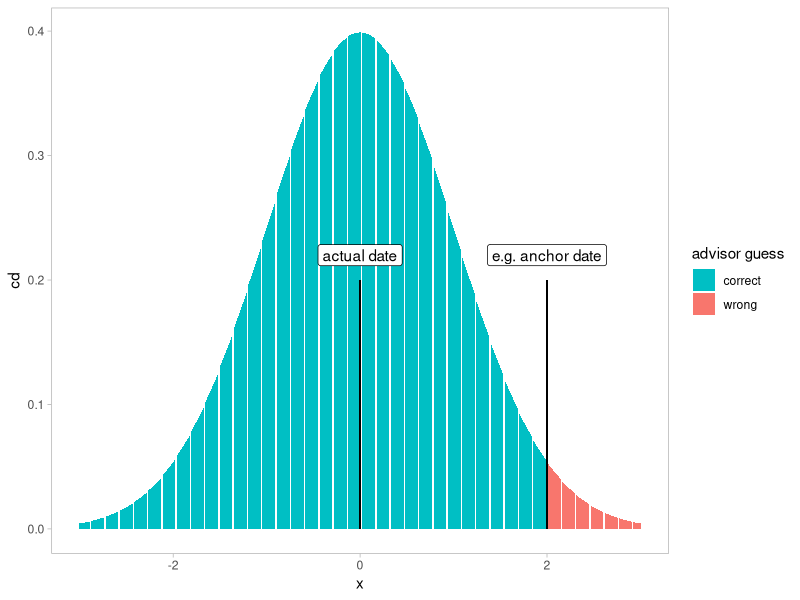
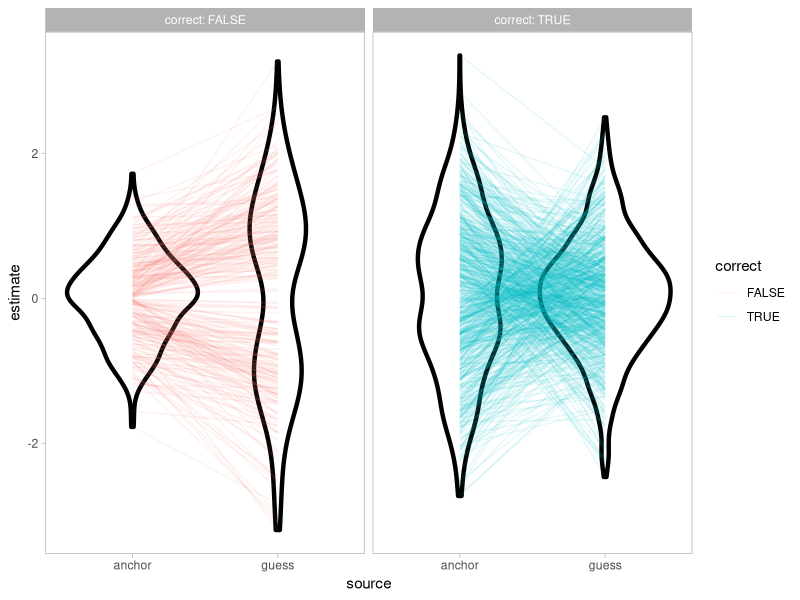
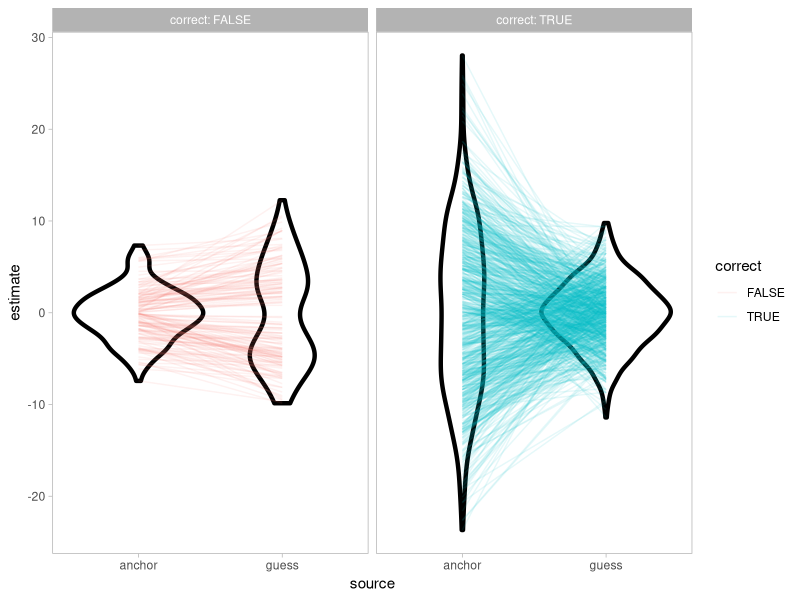
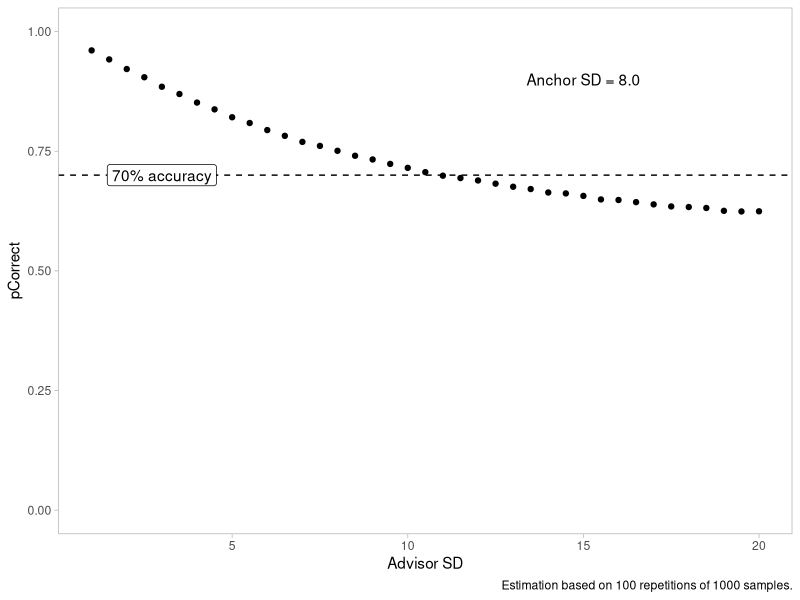
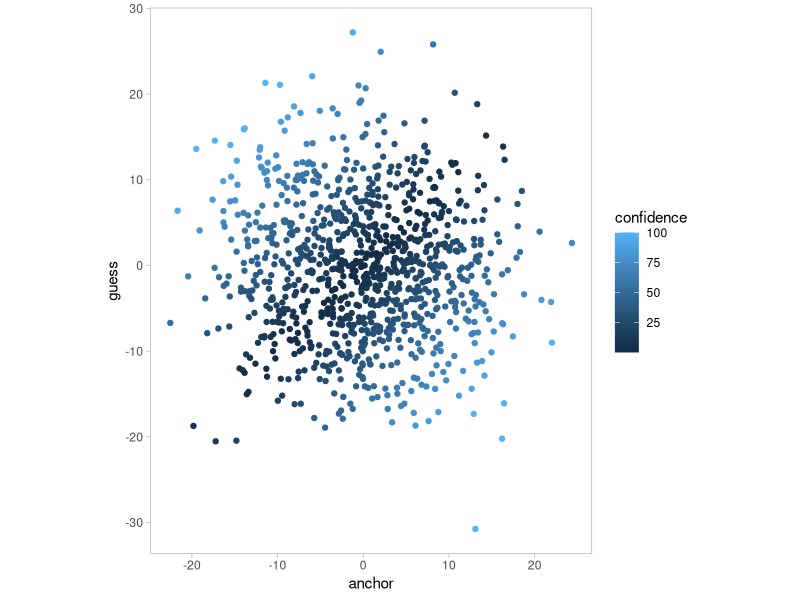
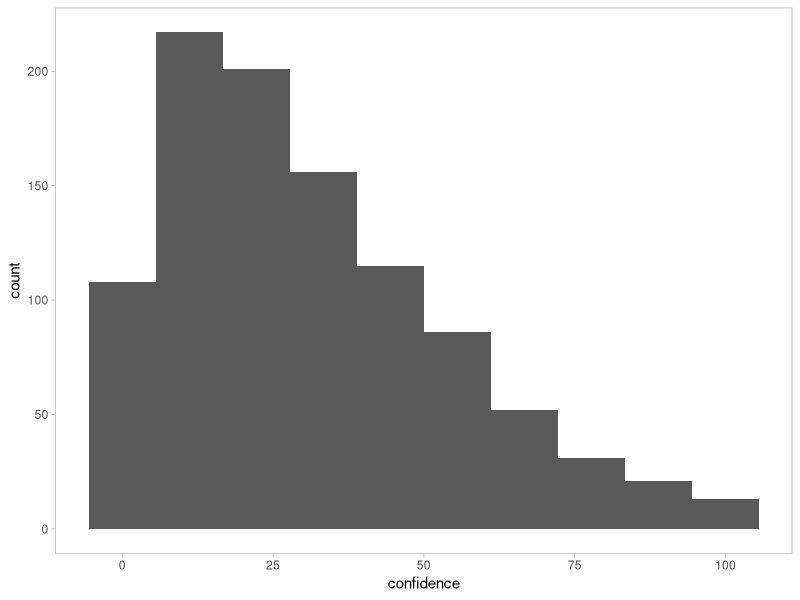
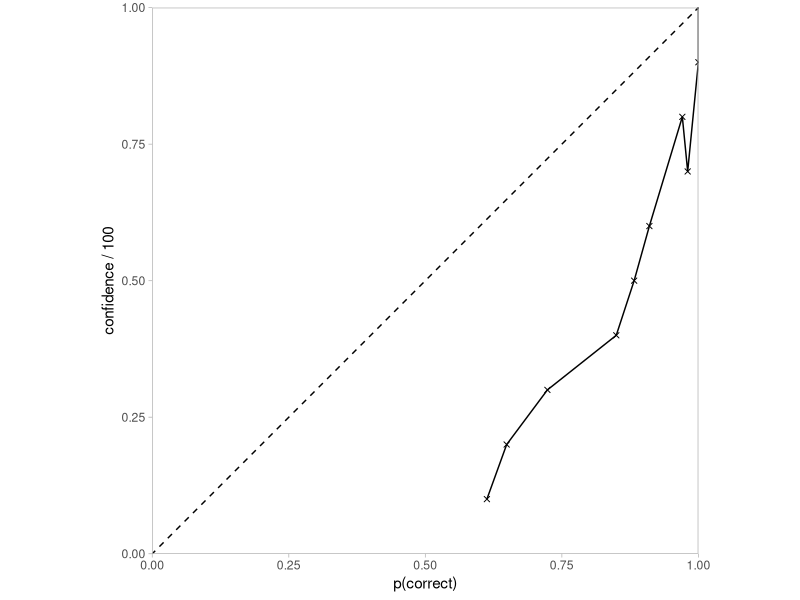
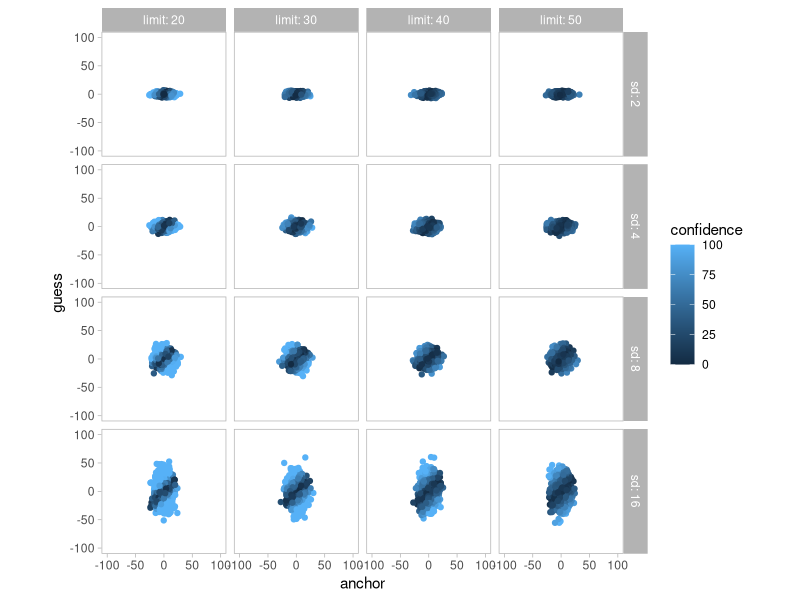

Write R code to recreate these figures, in order.
## ---- chunk 1
library(tidyverse)

theme_set(
  theme_light() + 
    theme(panel.grid.minor = element_blank(),
          panel.grid.major = element_blank())
  )
## ---- chunk 2
n <- 100000
x <- tibble(
  x = seq(-3, 3, .01),
  cd = dnorm(x),
  ans = if_else(x < 2, "correct", "wrong")
)

x %>% ggplot(aes(x = x, y = cd)) +
  geom_col(aes(fill = ans)) + 
  annotate(geom = "rect", fill = "black", 
           xmin = -.01, ymin = 0, xmax = .01, ymax = .2) +
  annotate(geom = "label", x = 0, y = .22, label = "actual date") +
  annotate(geom = "rect", fill = "black", 
           xmin = 1.99, ymin = 0, xmax = 2.01, ymax = .2) +
  annotate(geom = "label", x = 2, y = .22, label = "e.g. anchor date") +
  scale_fill_discrete(h.start = 180, name = "advisor guess")
## ---- chunk 3
n <- 1000

x <- tibble(
  i = 1:n,
  anchor = rnorm(n),
  guess = rnorm(n),
  correct = abs(guess) < abs(anchor) | sign(guess) != sign(anchor)
)

x %>% gather("source", "estimate", anchor:guess) %>% 
  ggplot(aes(x = source, y = estimate, colour = correct)) +
  geom_violin(fill = NA, colour = "black", size = 1.5) + 
  geom_line(aes(group = i), alpha = .1) +
  facet_wrap(~correct, labeller = label_both)

x %>% summarise(pCorrect = mean(correct))
## ---- chunk 4
n <- 1000

x <- tibble(
  i = 1:n,
  anchor = rnorm(n, sd = 8),
  guess = rnorm(n, sd = 4),
  correct = abs(guess) < abs(anchor) | sign(guess) != sign(anchor)
)

x %>% gather("source", "estimate", anchor:guess) %>% 
  ggplot(aes(x = source, y = estimate, colour = correct)) +
  geom_violin(fill = NA, colour = "black", size = 1.5) + 
  geom_line(aes(group = i), alpha = .1) +
  facet_wrap(~correct, labeller = label_both)

x %>% summarise(pCorrect = mean(correct))
## ---- chunk 5

n <- 1000
r <- 100

d <- NULL

for (rep in 1:r) {
  x <- tibble(
    s = seq(1, 20, .5)
  ) %>% 
    group_by(s) %>%
    do(df = tibble(
      i = 1:n,
      anchor = rnorm(n, sd = 8),
      guess = rnorm(n, sd = .$s),
      correct = abs(guess) < abs(anchor) | sign(guess) != sign(anchor)
    ) %>%
      summarise(pCorrect = mean(correct))) %>%
    unnest(df)
  
  d <- rbind(d, x)
}

d %>% group_by(s) %>% summarise(pCorrect = mean(pCorrect))

ggplot(d, aes(x = s, y = pCorrect, group = s)) +
  stat_summary(geom = "point", fun.y = mean) +
  stat_summary(geom = "errorbar", fun.data = mean_cl_normal, width = 0) + 
  geom_hline(yintercept = .7, linetype = "dashed") +
  scale_y_continuous(limits = c(0, 1)) +
  labs(x = "Advisor SD",
       caption = paste("Estimation based on", 
                       r, "repetitions of", 
                       n, "samples.")) +
  annotate(geom = "text", x = 15, y = .9, label = "Anchor SD = 8.0") +
  annotate(geom = "label", x = 3, y = .7, label = "70% accuracy")
## ---- chunk 6

n <- 1000
limit <- 30

x <- tibble(
  i = 1:n,
  anchor = rnorm(n, sd = 8),
  guess = rnorm(n, sd = 8),
  correct = abs(guess) < abs(anchor) | sign(guess) != sign(anchor),
  confidence = pmin(100, pmax(0, abs(guess - anchor) / limit * 100))
)

ggplot(x, aes(x = anchor, y = guess, colour = confidence)) + 
  geom_point() +
  coord_fixed()

ggplot(x, aes(x = confidence)) + 
  geom_histogram(bins = 10)

f <- function(binRight, binWidth, data) {
  data %>% 
    filter(confidence > binRight - binWidth, confidence <= binRight) %>%
    pull(correct) %>%
    mean()
}

pCorrect <- tibble(
  bin = seq(10, 100, 10),
  pCor = map(bin, ~ f(., 10, x))
) %>% unnest_legacy()

ggplot(pCorrect, aes(y = bin / 100, x = pCor)) +
  geom_abline(linetype = 'dashed', intercept = 0, slope = 1) +
  geom_point(shape = 4) +
  geom_line() +
  coord_fixed() +
  scale_y_continuous(limits = c(0, 1), expand = c(0, 0)) +
  scale_x_continuous(limits = c(0, 1), expand = c(0, 0)) +
  labs(y = 'confidence / 100', x = 'p(correct)')

x <- x %>%
  mutate(bin = map(confidence, ~ 10 * min(which(seq(10, 100, 10) >= .)))) %>%
  unnest_legacy() %>%
  left_join(pCorrect, by = 'bin')

## ---- chunk 7
limits <- c(20, 30, 40, 50)
sds <- c(2, 4, 8, 16)

n <- 1000

x <- crossing(
  i = 1:n,
  limit = limits,
  sd = sds
)

x <- x %>%
  mutate(
    anchor = rnorm(n(), sd = 8),
    guess = rnorm(n(), sd = sd),
    correct = abs(guess) < abs(anchor) | sign(guess) != sign(anchor),
    confidence = round(pmin(100, pmax(0, abs(guess - anchor) / limit * 100)))
)

ggplot(x, aes(x = anchor, y = guess, colour = confidence)) + 
  geom_point() +
  coord_fixed() +
  scale_x_continuous(limits = c(-100, 100)) +
  scale_y_continuous(limits = c(-100, 100)) +
  facet_grid(sd ~ limit, labeller = label_both)

ggplot(x, aes(x = confidence)) + 
  geom_histogram(bins = 10) +
  facet_grid(sd ~ limit, labeller = label_both, scales = 'free_y')

x <- x %>%
  mutate(bin = map(confidence, ~ 10 * min(which(seq(10, 100, 10) >= .)))) %>%
  unnest_legacy() %>%
  nest(data = c(-bin, -limit, -sd)) %>%
  mutate(pCor = map(data, ~ mean(.x$correct))) %>%
  unnest_legacy(pCor) %>%
  unnest_legacy()

x %>%
  select(bin, limit, sd, pCor) %>%
  unique() %>%
  ggplot(aes(y = bin / 100, x = pCor)) +
  geom_abline(linetype = 'dashed', intercept = 0, slope = 1) +
  geom_point(shape = 4) +
  geom_line() +
  coord_fixed() +
  scale_y_continuous(limits = c(0, 1)) +
  scale_x_continuous(limits = c(0, 1)) +
  labs(y = 'confidence / 100', x = 'p(correct)') +
  facet_grid(sd ~ limit, labeller = label_both)

## ---- chunk 8

agents <- c('lowConf', 'highConf')
biases <- c(0, 30)
limit <- 30

n <- 1000

x <- crossing(
  i = 1:n,
  agent = agents
)

x <- x %>%
  mutate(
    bias = if_else(agent == 'lowConf', biases[1], biases[2]),
    anchor = rnorm(n(), sd = 8),
    guess = rnorm(n(), sd = 8),
    correct = abs(guess) < abs(anchor) | sign(guess) != sign(anchor),
    confidence = round(
      pmin(100, pmax(0, abs(guess - anchor) / limit * 100 + bias))
      )
)

ggplot(x, aes(x = anchor, y = guess, colour = confidence)) + 
  geom_point() +
  coord_fixed() +
  scale_x_continuous(limits = c(-100, 100)) +
  scale_y_continuous(limits = c(-100, 100)) +
  facet_wrap(~agent, labeller = label_both)

ggplot(x, aes(x = confidence, fill = agent)) + 
  geom_histogram(bins = 10, alpha = .5, position = position_identity())

x <- x %>%
  mutate(bin = map(confidence, ~ 10 * min(which(seq(10, 100, 10) >= .)))) %>%
  unnest_legacy() %>%
  nest(data = c(-bin, -agent)) %>%
  mutate(pCor = map(data, ~ mean(.x$correct))) %>%
  unnest_legacy(pCor) %>%
  unnest_legacy()

x %>%
  select(bin, agent, pCor) %>%
  unique() %>%
  ggplot(aes(y = bin / 100, x = pCor, colour = agent)) +
  geom_abline(linetype = 'dashed', intercept = 0, slope = 1) +
  geom_point(shape = 4) +
  geom_line() +
  coord_fixed() +
  scale_y_continuous(limits = c(0, 1)) +
  scale_x_continuous(limits = c(0, 1)) +
  labs(y = 'confidence / 100', x = 'p(correct)')

## ---- chunk 9
agents <- c('lowConf', 'highConf')
limits <- c(25, 40)

n <- 1000

x <- crossing(
  i = 1:n,
  agent = agents
)

x <- x %>%
  mutate(
    limit = if_else(agent == 'lowConf', limits[1], limits[2]),
    anchor = rnorm(n(), sd = 8),
    guess = rnorm(n(), sd = 8),
    correct = abs(guess) < abs(anchor) | sign(guess) != sign(anchor),
    confidence = round(
      pmin(100, pmax(0, abs(guess - anchor) / limit * 100))
      )
)

ggplot(x, aes(x = anchor, y = guess, colour = confidence)) + 
  geom_point() +
  coord_fixed() +
  scale_x_continuous(limits = c(-100, 100)) +
  scale_y_continuous(limits = c(-100, 100)) +
  facet_wrap(~agent, labeller = label_both)

ggplot(x, aes(x = confidence, fill = agent)) + 
  geom_histogram(bins = 10, alpha = .5, position = position_identity())

x <- x %>%
  mutate(bin = map(confidence, ~ 10 * min(which(seq(10, 100, 10) >= .)))) %>%
  unnest_legacy() %>%
  nest(data = c(-bin, -agent)) %>%
  mutate(pCor = map(data, ~ mean(.x$correct))) %>%
  unnest_legacy(pCor) %>%
  unnest_legacy()

x %>%
  select(bin, agent, pCor) %>%
  unique() %>%
  ggplot(aes(y = bin / 100, x = pCor, colour = agent)) +
  geom_abline(linetype = 'dashed', intercept = 0, slope = 1) +
  geom_point(shape = 4) +
  geom_line() +
  coord_fixed() +
  scale_y_continuous(limits = c(0, 1)) +
  scale_x_continuous(limits = c(0, 1)) +
  labs(y = 'confidence / 100', x = 'p(correct)')
## ---- chunk 10

agents <- c('lowConf', 'highConf')
biases <- c(0, 30)
crush <- 30
limit <- 30

n <- 1000

x <- crossing(
  i = 1:n,
  agent = agents
)

x <- x %>%
  mutate(
    bias = if_else(agent == 'lowConf', biases[1], biases[2]),
    anchor = rnorm(n(), sd = 8),
    guess = rnorm(n(), sd = 8),
    correct = abs(guess) < abs(anchor) | sign(guess) != sign(anchor),
    confidence = round(
      pmin(100, pmax(0, abs(guess - anchor) / limit * (100 - crush) + bias))
      )
)

ggplot(x, aes(x = anchor, y = guess, colour = confidence)) + 
  geom_point() +
  coord_fixed() +
  scale_x_continuous(limits = c(-100, 100)) +
  scale_y_continuous(limits = c(-100, 100)) +
  facet_wrap(~agent, labeller = label_both)

ggplot(x, aes(x = confidence, fill = agent)) + 
  geom_histogram(bins = 10, alpha = .5, position = position_identity())

x <- x %>%
  mutate(bin = map(confidence, ~ 10 * min(which(seq(10, 100, 10) >= .)))) %>%
  unnest_legacy() %>%
  nest(data = c(-bin, -agent)) %>%
  mutate(pCor = map(data, ~ mean(.x$correct))) %>%
  unnest_legacy(pCor) %>%
  unnest_legacy()

x %>%
  select(bin, agent, pCor) %>%
  unique() %>%
  ggplot(aes(y = bin / 100, x = pCor, colour = agent)) +
  geom_abline(linetype = 'dashed', intercept = 0, slope = 1) +
  geom_point(shape = 4) +
  geom_line() +
  coord_fixed() +
  scale_y_continuous(limits = c(0, 1)) +
  scale_x_continuous(limits = c(0, 1)) +
  labs(y = 'confidence / 100', x = 'p(correct)')

## ---- chunk 11

ggplot(tibble(x = seq(.01, 1, .01)), aes(x)) +
  geom_abline(intercept = 0, slope = 1, linetype = "dashed") +
  stat_function(fun = ~ . ^ (1/4), aes(colour = 'High conf')) +
  stat_function(fun = ~ . ^ 4, aes(colour = 'Low conf')) +
  scale_y_continuous(limits = c(0, 1)) +
  scale_x_continuous(limits = c(0, 1)) +
  coord_fixed() +
  labs(x = 'p(correct)', y = 'confidence')
## ---- chunk 12

ggplot(tibble(x = seq(.01, 1, .01)), aes(x)) +
  geom_abline(intercept = 0, slope = 1, linetype = "dashed") +
  stat_function(fun = ~ .4 + (. - .5) * 1.25, aes(colour = 'High conf')) +
  stat_function(fun = ~ .1 + (. - .5) * 1.25, aes(colour = 'Low conf')) +
  scale_y_continuous(limits = c(0, 1)) +
  scale_x_continuous(limits = c(0, 1)) +
  coord_fixed() +
  labs(x = 'p(correct)', y = 'confidence')
## ---- chunk 13
n <- 100000

x <- tibble(q = 1:n) %>%
  mutate(
    anchor = rnorm(n(), sd = 8),
    guess = rnorm(n(), sd = 8),
    correct = abs(guess) < abs(anchor) | sign(guess) != sign(anchor)
    ) %>%
  mutate(bin = map(abs(guess - anchor), ~ min(which(1:100 >= .)))) %>%
  unnest_legacy() %>%
  nest(data = -bin) %>%
  mutate(pCor = map(data, ~ mean(.x$correct))) %>%
  unnest_legacy(pCor) %>%
  unnest_legacy()

ggplot(x, aes(x = bin)) + 
  geom_histogram(binwidth = 1) +
  labs(x = 'abs(guess - anchor)')

x %>% 
  group_by(bin) %>% 
  summarise(pCor = mean(pCor)) %>%
  ggplot(aes(x = bin, y = pCor)) +
  stat_summary(geom = 'point', aes(group = bin), fun.y = mean)  +
  labs(x = 'abs(guess - anchor)')

x %>% 
  group_by(bin) %>% 
  summarise(pCor = mean(pCor)) %>% 
  lm(pCor ~ bin + I(bin^2) + I(bin^3), data = .)

x %>%
  group_by(pCor) %>%
  summarise(n = n() / nrow(x) * 100) %>%
  ggplot(aes(x = pCor, y = n)) +
  geom_point() +
  labs(y = '%')
## ---- chunk 14
n <- 100000
f <- function(x, c) c + (x - .5) * 1.25

x <- tibble(q = 1:n) %>%
  mutate(
    anchor = rnorm(n(), sd = 8),
    guess = rnorm(n(), sd = 8),
    correct = abs(guess) < abs(anchor) | sign(guess) != sign(anchor)
    ) %>%
  mutate(bin = map(abs(guess - anchor), ~ min(which(1:100 >= .)))) %>%
  unnest_legacy() %>%
  nest(data = -bin) %>%
  mutate(pCor = map(data, ~ mean(.x$correct))) %>%
  unnest_legacy(pCor) %>%
  unnest_legacy()

highConf <- x %>%
  mutate(
    agent = 'HighConf',
    conf = map_dbl(pCor, ~f(., .4)) + rnorm(n(), sd = .05)
  ) 
lowConf <- x %>%
  mutate(
    agent = 'LowConf',
    conf = map_dbl(pCor, ~f(., .1)) + rnorm(n(), sd = .05)
  )

data <- rbind(highConf, lowConf) %>%
  mutate(conf = pmin(1, pmax(0, conf))) %>%
  group_by(bin, agent, pCor, conf) %>%
  summarise(correct = mean(correct))

data %>%
  ggplot(aes(x = pCor, y = conf, colour = agent)) +
  geom_abline(intercept = 0, slope = 1, linetype = "dashed") +
  geom_point(alpha = .1) +
  stat_summary(geom = 'line', aes(group = agent), fun.y = mean) +
  scale_y_continuous(limits = c(0, 1)) +
  scale_x_continuous(limits = c(0, 1)) +
  coord_fixed() +
  labs(x = 'p(correct)', y = 'confidence')
  
## ---- chunk 15
ggplot(data, aes(x = conf, fill = agent)) + 
  geom_histogram(bins = 100, alpha = .5, position = position_identity())
## ---- chunk 16

data %>% 
  mutate(conf = round(conf, 2)) %>%
  group_by(conf) %>%
  summarise(pHighConf = mean(agent == 'HighConf'), prop = n()/nrow(data)) %>%
  mutate(prop = prop / max(prop)) %>%
  ggplot(aes(x = conf, y = pHighConf)) +
  geom_line(aes(y = prop, colour = "scaled proportion of responses")) +
  geom_line(aes(colour = "p(HighConf)")) +
  scale_y_continuous(limits = c(0, 1)) +
  scale_x_continuous(limits = c(0, 1)) +
  coord_fixed()

## ---- chunk 17
n <- 100000

x <- tibble(q = 1:n) %>%
  mutate(
    anchor = rnorm(n(), sd = 8),
    guess = rnorm(n(), sd = 8),
    correct = abs(guess) < abs(anchor) | sign(guess) != sign(anchor)
    ) %>%
  mutate(diff = round(abs(guess - anchor))) %>%
  mutate(bin = map(abs(guess - anchor), ~ min(which(1:100 >= .)))) %>%
  unnest_legacy() %>%
  nest(data = -diff) %>%
  mutate(pCor = map(data, ~ mean(.x$correct))) %>%
  unnest_legacy(pCor) %>%
  unnest_legacy() %>%
  # don't worry about the limit cases
  filter(pCor < .99, diff < 40)

x %>% lm(pCor ~ bin, data = .)

x %>% lm(pCor ~ bin + I(log(bin)), data = .)

x %>% lm(pCor ~ bin + I(bin ^ .2), data = .)

x %>% lm(pCor ~ bin + I(bin ^ 2), data = .)

# Should include the currently-used cubic function.

x %>%
  ggplot(aes(x = diff)) + 
  # stat_function(colour = 'black', fun = ~ .483 + .018 * . + .054 * log(.)) +
  # stat_function(colour = 'blue', fun = ~ .2276 + .015 * . + .258 * (. ^ .2)) + 
  stat_function(colour = 'red', fun = ~ .4684 + .0419 * . - .0009 * (. ^ 2)) +
  stat_function(colour = 'blue', fun = ~ pnorm(., sd = 12)) +
  geom_point(aes(y = pCor)) +
  scale_y_continuous(limits = c(.5, 1))

## ---- chunk 18

# Math.js algorithms
sdX <- function(x, sd = 12) {
  x / sd
}

erfc1 <- function(x) {
  P <- c(3.16112374387056560e00, 1.13864154151050156e02,
        3.77485237685302021e02, 3.20937758913846947e03,
        1.85777706184603153e-1)
  Q <- c(2.36012909523441209e01, 2.44024637934444173e02,
        1.28261652607737228e03, 2.84423683343917062e03)
  
  x <- sdX(x)
  x2 <- x^2
  xnum <- P[length(P)] * x2
  xden <- x2
  
  for (i in 1:length(Q)) {
    xnum <- (xnum + P[i]) * x2
    xden <- (xden + Q[i]) * x2
  }
  
  x * (xnum + P[length(Q)]) / (xden + Q[length(Q)])
}

erfc2 <- function(x) {
  P <- c(5.64188496988670089e-1, 8.88314979438837594e00,
        6.61191906371416295e01, 2.98635138197400131e02,
        8.81952221241769090e02, 1.71204761263407058e03,
        2.05107837782607147e03, 1.23033935479799725e03,
        2.15311535474403846e-8)
  Q <- c(1.57449261107098347e01, 1.17693950891312499e02,
        5.37181101862009858e02, 1.62138957456669019e03,
        3.29079923573345963e03, 4.36261909014324716e03,
        3.43936767414372164e03, 1.23033935480374942e03)
  
  x <- sdX(x)
  xnum <- P[length(P)] * x
  xden <- x
  
  for (i in 1:length(Q)) {
    xnum <- (xnum + P[i]) * x
    xden <- (xden + Q[i]) * x
  }
  
  r <- (xnum + P[length(Q)]) / (xden + Q[length(Q)])
  x2 <- (x * 16) / 16  # ?? this is what math.js has
  d <- (x - x2) * (x + x2);
  1 - (exp(-x2 * x2) * exp(-d) * r)
}

erfc3 <- function(x) {
  P <- c(3.05326634961232344e-1, 3.60344899949804439e-1,
        1.25781726111229246e-1, 1.60837851487422766e-2,
        6.58749161529837803e-4, 1.63153871373020978e-2)
  Q <- c(2.56852019228982242e00, 1.87295284992346047e00,
        5.27905102951428412e-1, 6.05183413124413191e-2,
        2.33520497626869185e-3)
  
  x <- sdX(x)
  x2 <- 1 / (x ^ 2)
  xnum <- P[length(P)] * x2
  xden <- x2
  
  for (i in 1:length(Q)) {
    xnum <- (xnum + P[i]) * x2
    xden <- (xden + Q[i]) * x2
  }
  
  r <- x2 * (xnum + P[length(Q)]) / (xden + Q[length(Q)])
  
  sqrtpi <- 5.6418958354775628695e-1 # this is so NOT the sqrt(pi)
  
  r <- (sqrtpi - r) / x
  
  x2 <- (x * 16) / 16  # ?? this is what math.js has
  d <- (x - x2) * (x + x2);
  1 - (exp(-x2 * x2) * exp(-d) * r)
}

js <- c(0, 0.0938143842450717, 0.18633628423320808, 0.2763263901682369, 0.3626481117660628, 0.4443102097172054, 0.5204998778130465, 0.5906045137900813, 0.6542214138488396, 0.7111556336535152, 0.7614071706835646, 0.8051493513911305, 0.8427007929497148, 0.8744935285625308, 0.9010398459805942, 0.9229001282564582, 0.9406535612080801, 0.9548730511113239, 0.9661051464753108, 0.9748552388266426, 0.981577874545901) %>%
  enframe() %>%
  transmute(x = name - 1, js = value)

ggplot(js, aes(x, js)) +
  geom_vline(xintercept = 0.46875, linetype = 'dotted') +
  geom_vline(xintercept = 4, linetype = 'dashed') + 
  geom_point() +
  stat_function(colour = 'blue', fun = ~pnorm(., sd = 12)) +
  stat_function(fun = erfc1) +
  stat_function(fun = erfc2, linetype = 'dotted') +
  stat_function(fun = erfc3, linetype = 'dashed') +
  scale_y_continuous(limits = c(0, 1))

